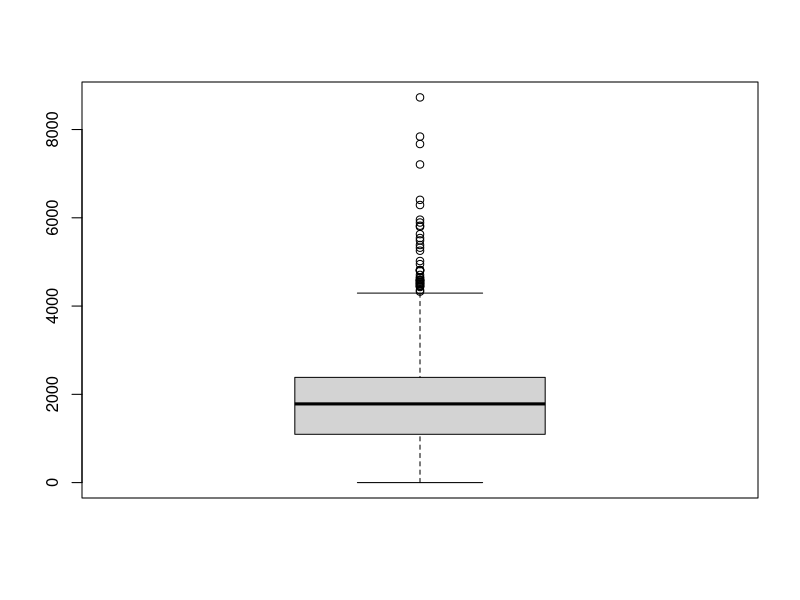
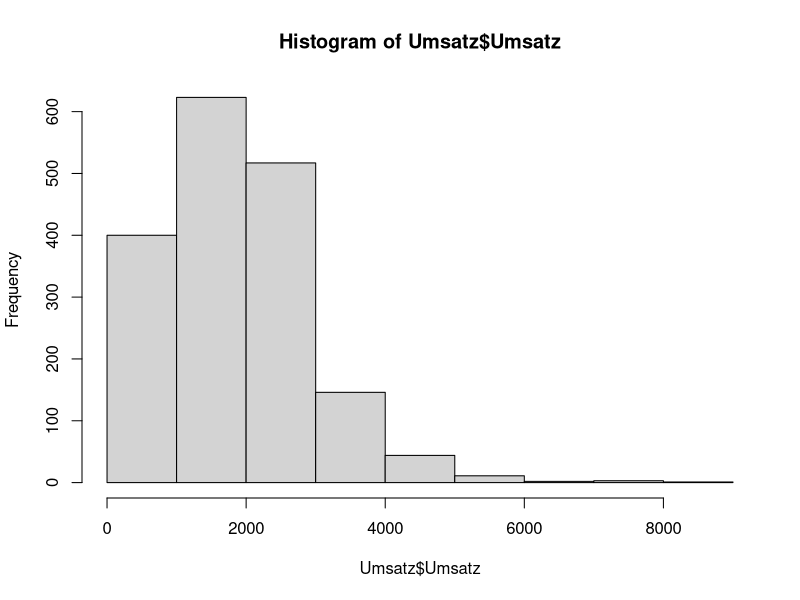
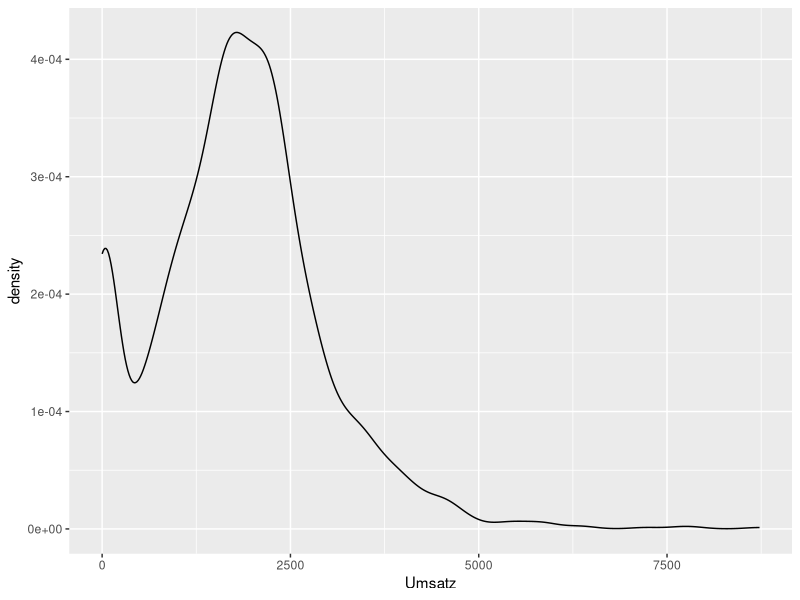

Reproduce these figures in R, in order.
## ---- chunk 1
rm(list=ls()) # Lösche alle Variablen
library(tidyverse) # Datenaufbereitung und ggplot
library(lubridate) # Umgang mit Datum und Zeit
library(GGally) # Wird benötigt für die Erstellung des correlograms
library(e1071) # Wird für Support Vector Machines benötigt
## ---- chunk 2
# mit read_csv einlesen um eine Veränderung der Datentypen (bzw. eine Faktorisierung) zu verhindern!
library(readxl)
Umsatz <- read_excel("Daten/Umsatz.xlsx")
Tickets <- read_excel("Daten/Tickets.xlsx")

## ---- chunk 3
str(Umsatz)
glimpse(Umsatz)
range(Umsatz$Umsatz)
## ---- chunk 4
str(Tickets)
glimpse(Tickets)
range(Tickets$Tickets)
## ---- chunk 5
range(Umsatz$Datum)
range(Tickets$Datum)
## ---- chunk 6
sum(is.na(Umsatz))   
sum(is.na(Tickets))  
## ---- chunk 7
# Überprüfung der Variable Umsatz
summary(Umsatz$Umsatz)
boxplot(Umsatz$Umsatz)
hist(Umsatz$Umsatz)

# Visualisierung
Umsatz %>% 
  dplyr::select(Umsatz) %>% 
  ggplot(aes(Umsatz)) +
  geom_density()
## ---- chunk 8
g_oben <- quantile(Umsatz$Umsatz, probs=0.75) + (1.5*IQR(Umsatz$Umsatz)) #Obere Grenze fuer Ausreißer
g_oben

Umsatz %>%
  dplyr::select(Umsatz) %>%
  filter(Umsatz > g_oben) %>%
  summarise(n = n())
## ---- chunk 9
Umsatz %>%
  dplyr::select(Datum, Umsatz) %>%
  filter(Umsatz > g_oben) 
